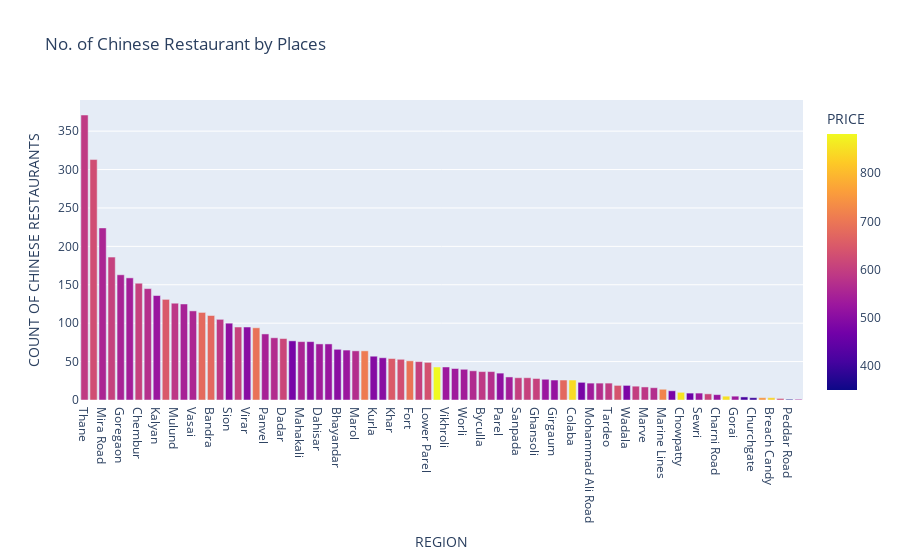

The notebook cell this image was saved under:
### Code cell
fig = px.bar(chinese_rest_df, x='REGION', y='COUNT OF CHINESE RESTAURANTS', color='PRICE', title= 'No. of Chinese Restaurant by Places')
fig.show()

### Figure 1 — Plotly figure (JSON) as saved in the notebook; plotly's stock layout.template omitted (floating-point values rounded to 4 significant figures)
{"data": [{"alignmentgroup": "True", "hovertemplate": "REGION=%{x}<br>COUNT OF CHINESE RESTAURANTS=%{y}<br>PRICE=%{marker.color}<extra></extra>", "legendgroup": "", "marker": {"color": [591.0, 627.3, 553.3, 604.0, 548.8, 540.9, 604.9, 572.6, 523.9, 648.1, 586.5, 546.8, 555.6, 678.1, 675, 587.1, 509.8, 605.8, 500, 692.6, 545.9, 566.0, 614.4, 476.6, 552.6, 507.2, 536.3, 522.6, 503.0, 526.2, 568.8, 707.8, 494.7, 500.9, 650, 629.2, 696.1, 603, 633.7, 881.4, 529.1, 532.9, 538.8, 563.2, 589.2, 571.6, 510, 540, 601.7, 605.2, 605.4, 524.1, 517.3, 675, 844.2, 478.3, 534.1, 570.5, 593.2, 639.5, 481.6, 600, 585.3, 568.8, 721.4, 479.2, 855, 461.1, 527.8, 612.5, 521.4, 850, 530, 412.5, 400, 750, 833.3, 625, 350, 550], "coloraxis": "coloraxis", "pattern": {"shape": ""}}, "name": "", "offsetgroup": "", "orientation": "v", "showlegend": false, "textposition": "auto", "type": "bar", "x": ["Thane", "Andheri", "Mira Road", "Malad", "Goregaon", "Dombivali", "Chembur", "Kandivali", "Kalyan", "Borivali", "Mulund", "Kharghar", "Vasai", "Vashi", "Bandra", "Navi Mumbai", "Sion", "Ghatkopar", "Virar", "Powai", "Panvel", "Santacruz", "Dadar", "Nalasopara", "Mahakali", "Airoli", "Dahisar", "Bhandup", "Bhayandar", "Nerul", "Marol", "CBD Belapur", "Kurla", "Jogeshwari", "Khar", "Vile Parle", "Fort", "Chakala", "Lower Parel", "Juhu", "Vikhroli", "Mumbai Central", "Worli", "Sakinaka", "Byculla", "Mahim", "Parel", "Chandivali", "Sanpada", "Kalamboli", "Ghansoli", "Kalwa", "Girgaum", "Ulhasnagar", "Colaba", "Mumbra", "Mohammad Ali Road", "Grant Road", "Tardeo", "Matunga", "Wadala", "Prabhadevi", "Marve", "Ambernath", "Marine Lines", "Mazgaon", "Chowpatty", "Kalbadevi", "Sewri", "Mahalaxmi", "Charni Road", "Cuffe Parade", "Gorai", "Nariman Point", "Churchgate", "Alibaug", "Breach Candy", "Kemps Corner", "Peddar Road", "Malabar Hill"], "xaxis": "x", "y": [371, 313, 224, 186, 163, 159, 152, 145, 136, 131, 126, 125, 116, 114, 110, 105, 100, 95, 95, 94, 86, 81, 80, 77, 76, 76, 73, 73, 66, 65, 64, 64, 57, 55, 54, 53, 51, 50, 49, 43, 43, 41, 40, 38, 37, 37, 35, 30, 29, 29, 28, 27, 26, 26, 26, 23, 22, 22, 22, 19, 19, 18, 17, 16, 14, 12, 10, 9, 9, 8, 7, 5, 5, 4, 3, 3, 3, 2, 1, 1], "yaxis": "y"}], "layout": {"autosize": true, "barmode": "relative", "coloraxis": {"colorbar": {"title": {"text": "PRICE"}}, "colorscale": [[0, "#0d0887"], [0.1111, "#46039f"], [0.2222, "#7201a8"], [0.3333, "#9c179e"], [0.4444, "#bd3786"], [0.5556, "#d8576b"], [0.6667, "#ed7953"], [0.7778, "#fb9f3a"], [0.8889, "#fdca26"], [1, "#f0f921"]]}, "legend": {"tracegroupgap": 0}, "title": {"text": "No. of Chinese Restaurant by Places"}, "xaxis": {"anchor": "y", "autorange": true, "domain": [0, 1], "range": [-0.5, 79.5], "title": {"text": "REGION"}, "type": "category"}, "yaxis": {"anchor": "x", "autorange": true, "domain": [0, 1], "range": [0, 390.5], "title": {"text": "COUNT OF CHINESE RESTAURANTS"}, "type": "linear"}}}
